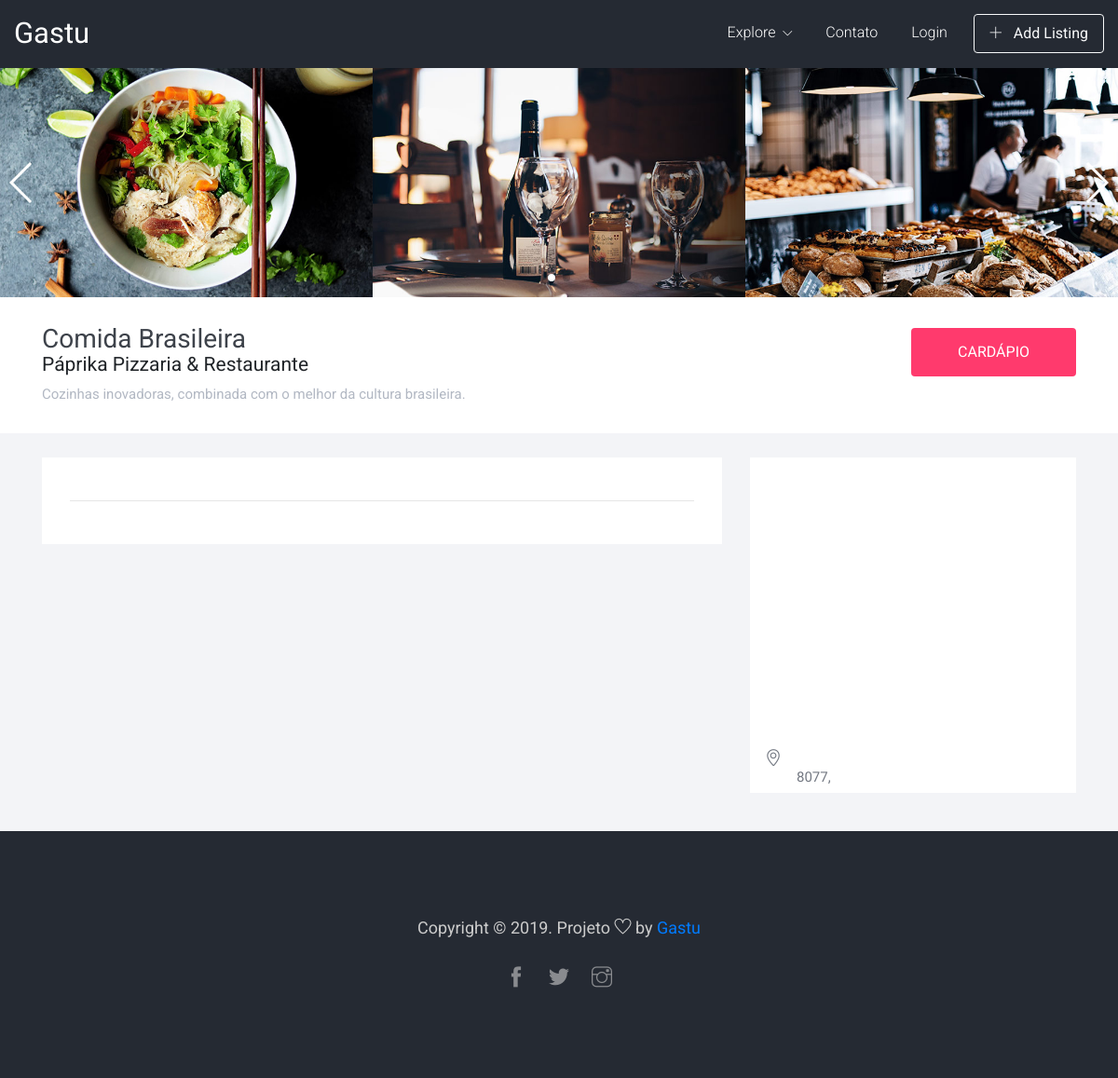
The app's page /detail/?id_res=1, older data.
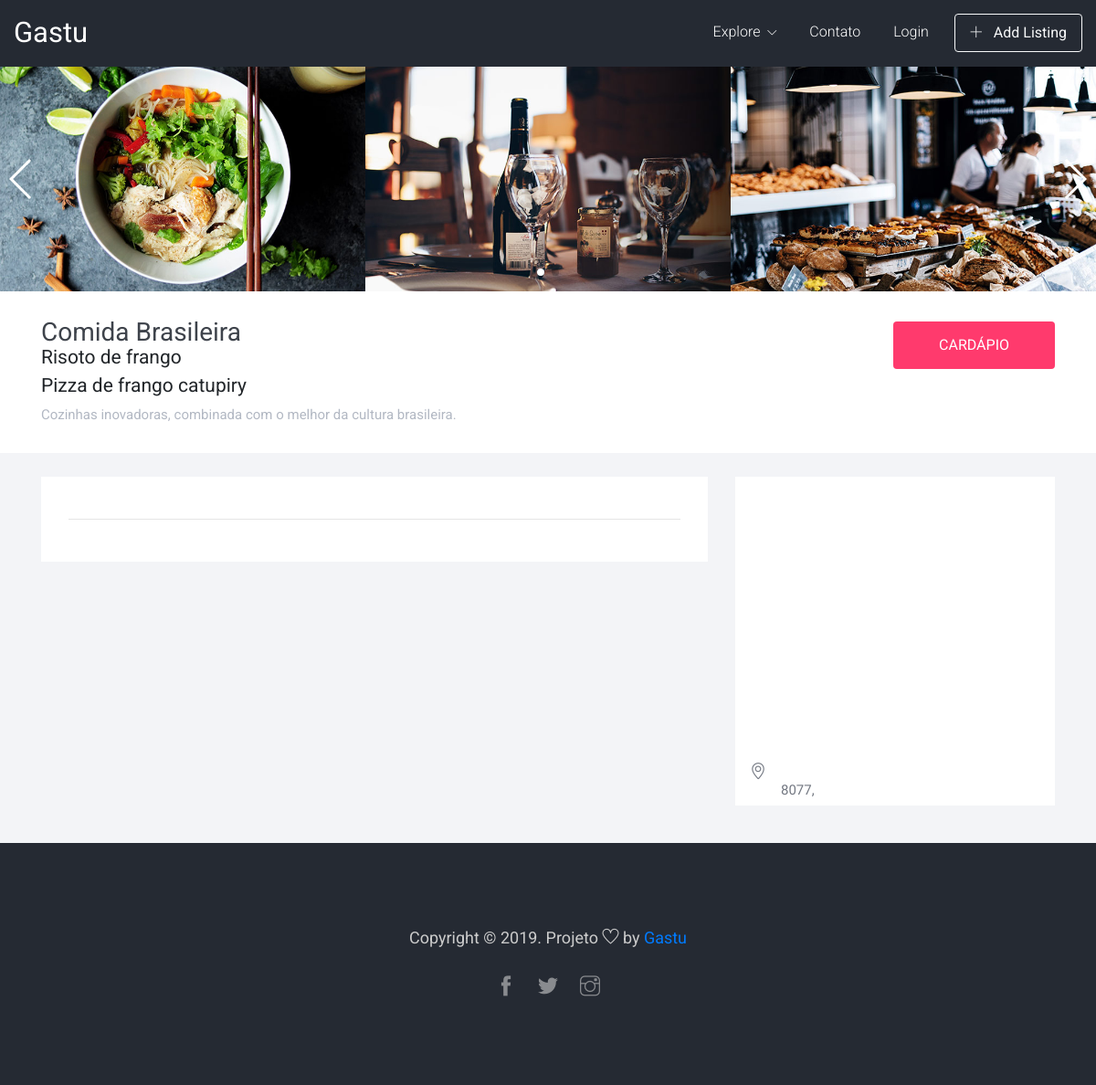
The same page, newer data.
### polls/models.py (models this page shows)
class Prato(models.Model):
    id_prato = models.AutoField(primary_key=True)
    nome = models.CharField(max_length=35)
    descricao = models.CharField(max_length=100)
    valor = models.IntegerField()
    disponibilidade = models.CharField(max_length=25)
    foto = models.ImageField(upload_to='media/imagens/')
    restaurante = models.ForeignKey(Restaurante, on_delete=models.CASCADE)

### gastu/views.py (the view)
# urls.py: path('detail/', views.detail, name='detail'),
def detail(request):
    this_object_id = request.GET['id_res']
    r = Restaurante.objects.get(id_restaurante=this_object_id)
    pratos = Prato.objects.filter(restaurante=r)
    print(len(pratos))
    return render(request, 'gastu/detail.html', {'prs':pratos})

### gastu/templates/gastu/detail.html (shortened to what the changed rows need)
{% load static %}
<!DOCTYPE html>
<html lang="en">
<head>
    <link rel="stylesheet" href="{% static 'css/bootstrap.min.css' %}">
    <link rel="stylesheet" href="{% static 'css/simple-line-icons.css' %}">
    <link rel="stylesheet" href="{% static 'css/themify-icons.css' %}">
    <link rel="stylesheet" href="{% static 'css/set1.css' %}">
    <link rel="stylesheet" href="{% static 'css/swiper.min.css'%}">
    <link rel="stylesheet" href="{% static 'css/magnific-popup.css' %}">
    <link rel="stylesheet" href="{% static 'css/style.css' %}">
</head>
<body>
    <section class="reserve-block">
        <div class="container">
            <div class="row">
                <div class="col-md-6">
                    <h5>Comida Brasileira</h5>
                    {% for prts in prs %}
                        <h6> {{ prts.nome }} </h6>
                    {% endfor %}
                    <p class="reserve-description">Cozinhas inovadoras, combinada com o melhor da cultura brasileira.</p>
                </div>
            </div>
        </div>
    </section>
</body>
</html>

Row changes from the older to the newer data that the page shows:
removed Prato: nome "Páprika Pizzaria & Restaurante"
added Prato: nome "Risoto de frango"
added Prato: nome "Pizza de frango catupiry"
